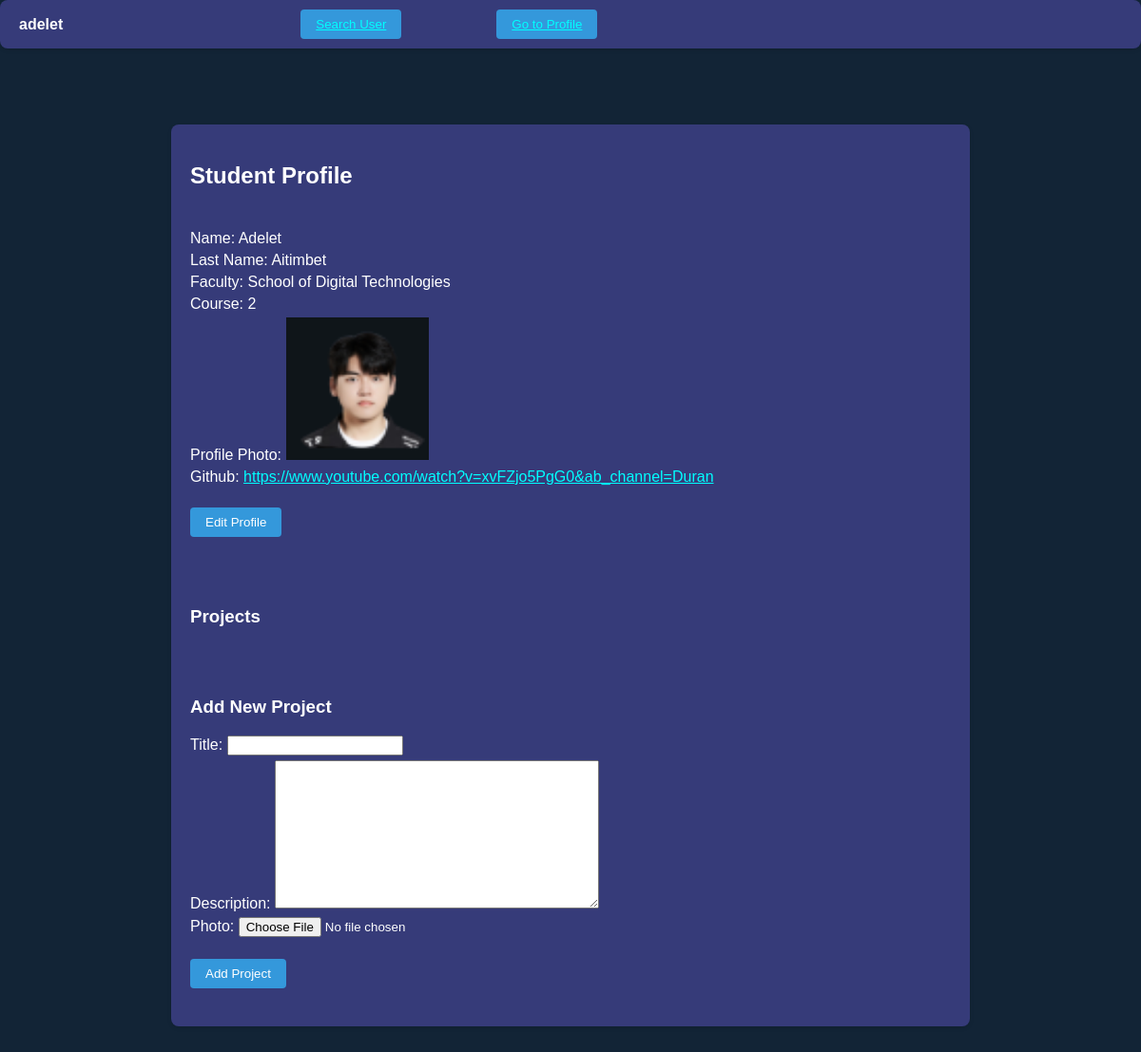
Page /accounts/profile/ (signed in) on the committed database.
### myapp/models.py (models this page shows, shortened)
class Student(models.Model):
    user = models.OneToOneField(User, on_delete=models.CASCADE)
    faculty = models.ForeignKey(Faculty, on_delete=models.CASCADE, null=True)
    course = models.IntegerField(null=True)
    profile_photo = models.ImageField(upload_to='profile_photos/', null=True)  # Assuming you'll upload photos to a directory named 'profile_photos'
    github = models.URLField(null=True)
    languages = models.ManyToManyField(Language, through='StudentLanguage')  # Many-to-Many relationship with Language through StudentLanguage

class Faculty(models.Model):
    name = models.CharField(max_length=100)
    description = models.TextField()
    def __str__(self):
        return self.name

### myapp/views.py (the view)
# urls.py: path('accounts/profile/', views.profile, name='profile'),
@login_required
def profile(request):
    student = request.user.student
    projects = Project.objects.filter(student=student)
    if request.method == 'POST':
        form = ProjectForm(request.POST, request.FILES)
        if form.is_valid():
            project = form.save(commit=False)
            project.student = student
            project.save()
            return redirect('profile')  # Перенаправляем на страницу профиля после успешного добавления проекта
    else:
        form = ProjectForm()
    return render(request, 'accounts/profile.html', {'student': student, 'projects': projects, 'form': form})

### myapp/forms.py
class ProjectForm(forms.ModelForm):
    class Meta:
        model = Project
        fields = ('title', 'description', 'photo')

### myapp/templates/accounts/profile.html (shortened to what this page needs)
{% load static %}
<!DOCTYPE html>
<html lang="en">
<head>
    <link rel="stylesheet" type="text/css" href="{% static 'css/styles.css' %}">
</head>
<body>
    <header>
        <div class="header-left">
            <span>{{ request.user.username }}</span>
            <button><a href="{% url 'search_user' %}">Search User</a></button>
            <button><a href="{% url 'profile' %}">Go to Profile</a></button>
        </div>
    </header>
        <div class="container">
            <h2>Student Profile</h2><br/>
            <div class="profile-details">
                <p>Name: {{ student.user.first_name }}</p>
                <p>Last Name: {{ student.user.last_name }}</p>
                <p>Faculty: {{ student.faculty }}</p>
                <p>Course: {{ student.course }}</p>
                {% if student.profile_photo %}
                <p>Profile Photo: <img src="{{ student.profile_photo.url }}" alt="Profile Photo"style="width: 150px; height: 150px;"></p>
                {% else %}
                <p>No profile photo available</p>
                {% endif %}
                <p>Github: <a href="{{ student.github }}">{{ student.github }}</a></p>
                <br/>
                <a href="{% url 'edit_profile' %}"><button>Edit Profile</button></a>
            <br/><br/><br/><br/>
            <h3>Projects</h3>
                <br/><br/>
                <h3>Add New Project</h3>
                <form method="post" enctype="multipart/form-data">
                    {{ form.as_p }}
                    <br/>
                    <button type="submit">Add Project</button>
                </form>
            </div>
        </div>
</body>
</html>

### static/css/styles.css (style rules this page uses)
header { background-color: #363b79; padding: 10px 20px; border-radius: 8px; box-shadow: 0 2px 4px rgba(0, 0, 0, 0.1); margin-bottom: 20px; }
.header-left { display: flex; align-items: center; }
.header-left span { margin-right: 250px; font-weight: bold; color: #fff; }
.header-left button { padding: 8px 16px; border: none; background-color: #3498db; color: #fff; border-radius: 4px; cursor: pointer; transition: background-color 0.3s ease; margin-right: 100px; }
body { font-family: Arial, sans-serif; margin: 0; padding: 0; background-color: #122436; color: #fff; }
a { color: aqua; text-decoration: underline; }
.container { max-width: 800px; margin: 10vh auto; padding: 20px; background-color: #363b79; border-radius: 8px; box-shadow: 0 2px 4px rgba(0, 0, 0, 0.1); }
h2 { color: #fff; }
.profile-details { margin-bottom: 20px; }
.profile-details p { margin: 5px 0; }
button { padding: 8px 16px; border: none; background-color: #3498db; color: #fff; border-radius: 4px; cursor: pointer; transition: background-color 0.3s ease; }

### rows in the picture
Student: user.first_name "Adelet", user.last_name "Aitimbet", faculty "School of Digital Technologies", course "2", profile_photo (picture), github "https://www.youtube.com/watch?v=xvFZjo5PgG0&ab_channel=Duran"

### other values in the picture
{{ request.user.username }} "adelet"
